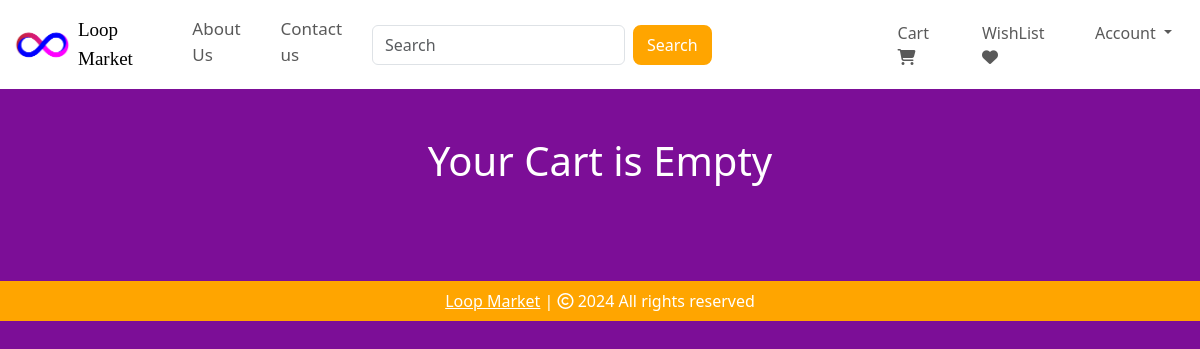
The page /cart (signed in) on the database as committed earlier.
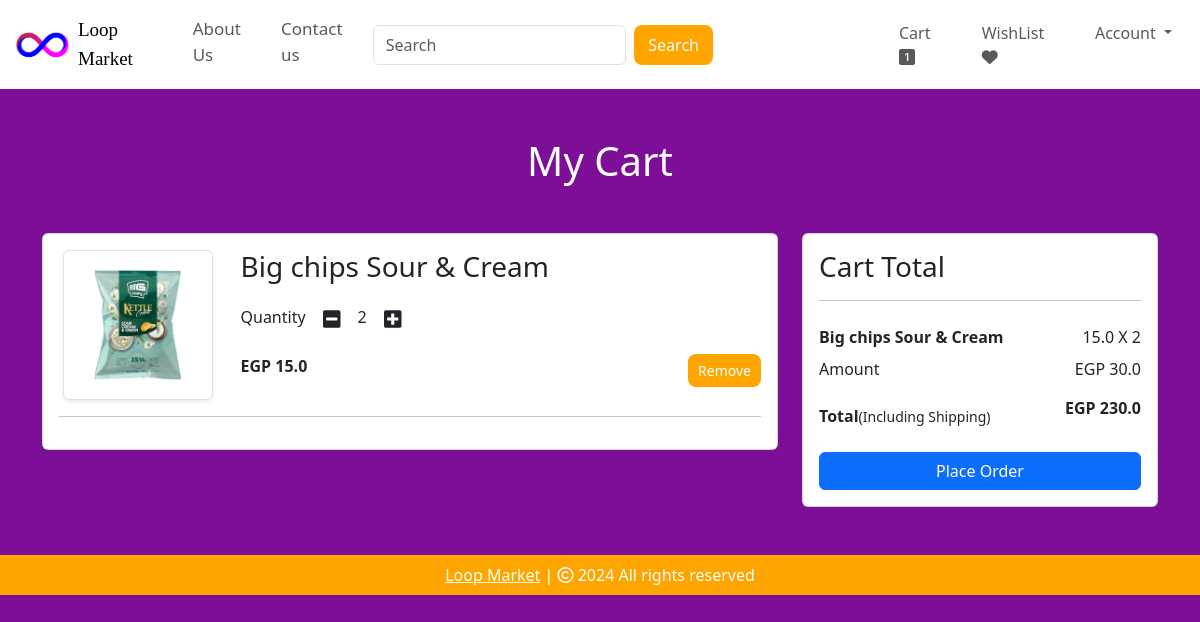
The same page on the database as committed later.
### models.py (models this page shows, shortened)
class Cart(db.Model):
    id = db.Column(db.Integer, primary_key=True)
    quantity = db.Column(db.Integer, nullable=False)
    customer_link = db.Column(db.Integer, db.ForeignKey('customer.id'), nullable=False)
    product_link = db.Column(db.Integer, db.ForeignKey('product.id'), nullable=False)

class Product(db.Model):
    id = db.Column(db.Integer, primary_key=True)
    product_name = db.Column(db.String(100), nullable=False)
    current_price = db.Column(db.Float, nullable=False)
    previous_price = db.Column(db.Float, nullable=False)
    in_stock = db.Column(db.Integer, nullable=False)
    product_picture = db.Column(db.String(1000), nullable=False)
    flash_sale = db.Column(db.Boolean, default=False)
    date_added = db.Column(db.DateTime, default=datetime.utcnow)
    carts = db.relationship('Cart', backref=db.backref('product', lazy=True))
    orders = db.relationship('Order', backref=db.backref('product', lazy=True))

### views.py (the view)
@views.route('/cart')
@login_required
def show_cart():
    cart = Cart.query.filter_by(customer_link=current_user.id).all()
    amount = 0
    for item in cart:
        amount += item.product.current_price * item.quantity
    return render_template('cart.html', cart=cart, amount=amount, total=amount+200)

### __init_py__.py (called while the page is built)
def create_app():
    app = Flask(__name__)
    app.config['SECRET_KEY'] = 'LOOPmarket@203'
    app.config['SQLALCHEMY_DATABASE_URI'] = f'sqlite:///{DB_NAME}'
    db.init_app(app)
    @app.errorhandler(404)
    def page_not_found(error):
        return render_template('404.html')
    login_manager = LoginManager()
    login_manager.init_app(app)
    login_manager.login_view = 'auth.login'
    @login_manager.user_loader
    def load_user(id):
        return Customer.query.get(int(id))
    from views import views
    from auth import auth
    from admin import admin
    from models import Customer, Cart, Product, Order, Wishlist
    app.register_blueprint(views,url_prefix="/")
    app.register_blueprint(auth,url_prefix="/")
    app.register_blueprint(admin,url_prefix="/")
    with app.app_context():
        create_database()
    return app

### templates/cart.html (shortened to what this page needs)
{% extends 'base.html' %}
{% block body %}
<div class="container my-5">
    <div class="row">
        {% if cart %}
        <h1 class="text-center mb-5" style="color: white;">My Cart</h1>
        <div class="col-sm-8">
            <div class="card">
                <div class="card-body">
                    {% for item in cart %}
                    <div class="row">
                        <div class="col-sm-3 text-center align-self-center">
                            <img src="{{ item.product.product_picture }}" alt="" class="img-fluid img-thumbnail shadow-sm" height="150px" width="150px">
                        </div>
                        <div class="col-sm-9">
                            <div>
                                <h3>{{ item.product.product_name }}</h3>
                                <div class="my-3">
                                    <label for="quantity">Quantity</label>
                                    <a class="minus-cart btn" pid="{{item.id}}"><i class="fas fa-minus-square fa-lg"></i></a>
                                    <span id="quantity">{{ item.quantity }}</span>
                                    <a class="plus-cart btn " pid="{{ item.id }}"><i class="fas fa-plus-square fa-lg"></i></a>
                                </div>
                                <div class="d-flex justify-content-between">
                                    <p class="mb-0"><span><strong>EGP {{ item.product.current_price }}</strong></span></p>
                                    <a href="" class="remove-cart btn btn-sm btn-secondary mr-3 " pid="{{item.id}}">Remove</a>
                                </div>
                            </div>
                        </div>
                    </div>
                    <hr>
                    {% endfor %}
                </div>
            </div>
        </div>
        <div class="col-sm-4">
            <div class="card">
                <div class="card-body">
                    <h3>Cart Total </h3>
                    <hr color="black">
                    <ul class="list-group">
                        {% for item in cart %}
                        <li class="list-group-item d-flex justify-content-between align-items-center border-0 px-0 pb-0"><strong>{{item.product.product_name}}</strong><span id="amount">{{item.product.current_price}} X <span id="quantity{{item.id}}">{{ item.quantity}}</span></span></li>
                        {% endfor %}
                        <li class="list-group-item d-flex justify-content-between align-items-center border-0 px-0 pb-0">Amount <span>EGP <span id="amount_t">{{ amount }}</span></span></li>
                        <li class="list-group-item d-flex justify-content-between align-items-center border-0 px-0 mb-3">
                            <div style="margin-top: 15px;">
                                <strong>Total</strong><small>(Including Shipping)</small>
                            </div>
                            <span><strong>EGP </strong><span id="totalamount"><strong>{{ total }}</strong></span></span>
                        </li>
                    </ul>
                    <div class="d-grid"><a href="/place-order" class="btn btn-primary">Place Order</a></div>
                </div>
            </div>
        </div>
        {% else %}
        <h1 class="text-center mb-5" style="color: white;">Your Cart is Empty</h1>
        {% endif %}
    </div>
</div>
{% endblock %}

Rows that differ between the two databases and show on the page:
added Cart: product.product_picture (picture), product.product_name "Big chips Sour & Cream", quantity "2", product.current_price "15.0"
Other text that changed with them:
{{ amount }}: (not shown) → "30.0"
{{ total }}: (not shown) → "230.0"
text no longer shown: "Your Cart is Empty"
text now shown: "My Cart Cart Total Amount EGP Total (Including Shipping) EGP Place Order"
